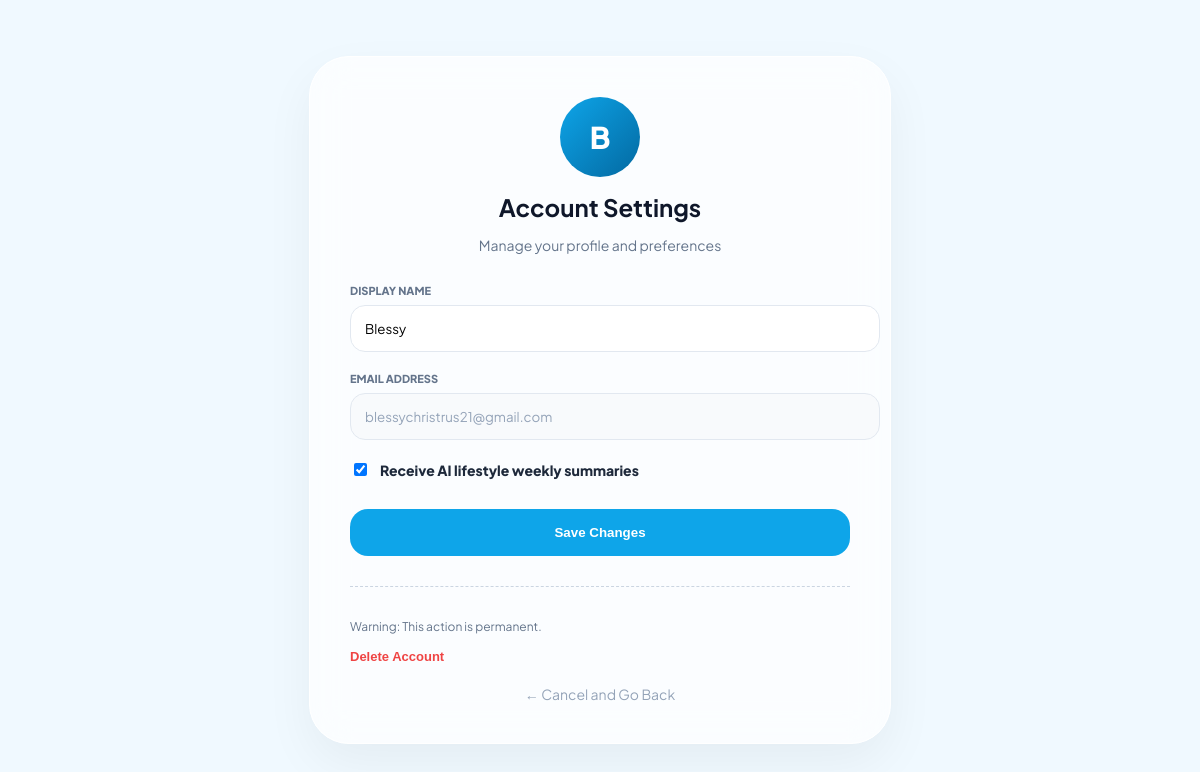
The app's page /settings (signed in) with its own data.
### tables this page shows
CREATE TABLE users (
id INTEGER PRIMARY KEY AUTOINCREMENT,
username TEXT NOT NULL,
email TEXT UNIQUE NOT NULL,
password TEXT NOT NULL
);

### app.py (the view)
@app.route("/settings", methods=["GET", "POST"])
def settings():
    if 'user_email' not in session:
        return redirect("/login")
    conn = sqlite3.connect("database/users.db")
    cursor = conn.cursor()
    if request.method == "POST":
        new_name = request.form.get("username")
        cursor.execute("UPDATE users SET username = ? WHERE email = ?", (new_name, session['user_email']))
        conn.commit()
        session['user'] = new_name
        return redirect("/dashboard")
    cursor.execute("SELECT username, email FROM users WHERE email = ?", (session['user_email'],))
    user_data = cursor.fetchone()
    conn.close()
    return render_template("settings.html", user=user_data)

### templates/settings.html (shortened to what this page needs)
<!DOCTYPE html>
<html lang="en">
<head>
</head>
<body>
<div class="settings-card">
    <div class="profile-header">
        <div class="avatar">{{ user[0][0] }}</div>
        <h2 style="margin: 0; color: #0f172a;">Account Settings</h2>
        <p style="color: #64748b; font-size: 14px;">Manage your profile and preferences</p>
    </div>
    <form method="POST">
        <label>Display Name</label>
        <input type="text" name="username" value="{{ user[0] }}" required>
        <label>Email Address</label>
        <input type="email" value="{{ user[1] }}" disabled style="background: #f8fafc; color: #94a3b8; cursor: not-allowed;">
        <div style="display: flex; align-items: center; gap: 10px; margin-bottom: 30px;">
            <input type="checkbox" id="notif" checked>
            <label for="notif" style="margin: 0; text-transform: none; font-size: 14px; color: #1e293b;">Receive AI lifestyle weekly summaries</label>
        </div>
        <button type="submit" class="save-btn">Save Changes</button>
    </form>
    <div class="danger-zone">
        <p style="font-size: 12px; color: #64748b; margin-bottom: 10px;">Warning: This action is permanent.</p>
        <button class="delete-btn" onclick="confirmDelete()">Delete Account</button>
    </div>
    <a href="/dashboard" class="back-link">← Cancel and Go Back</a>
</div>
</body>
</html>

### templates/settings.html (style rules this page uses)
:root { --sky: #0ea5e9; --red: #ef4444; --glass: rgba(255, 255, 255, 0.7); }
body { font-family: 'Plus Jakarta Sans', sans-serif; background: #f0f9ff; display: flex; justify-content: center; align-items: center; min-height: 100vh; margin: 0; }
.settings-card { width: 100%; max-width: 500px; background: var(--glass); backdrop-filter: blur(20px); padding: 40px; border-radius: 40px; border: 1px solid white; box-shadow: 0 20px 50px rgba(0,0,0,0.05); }
.profile-header { text-align: center; margin-bottom: 30px; }
.avatar { width: 80px; height: 80px; background: linear-gradient(135deg, #0ea5e9, #0369a1); border-radius: 50%; margin: 0 auto 15px; display: flex; align-items: center; justify-content: center; color: white; font-size: 30px; font-weight: 800; }
label { display: block; font-weight: 800; font-size: 11px; color: #64748b; text-transform: uppercase; margin-bottom: 8px; }
input[type="text"], input[type="email"] { width: 100%; padding: 14px; border-radius: 15px; border: 1px solid #e2e8f0; background: white; margin-bottom: 20px; font-family: inherit; }
.save-btn { width: 100%; padding: 16px; background: var(--sky); color: white; border: none; border-radius: 18px; font-weight: 700; cursor: pointer; transition: 0.3s; }
.danger-zone { margin-top: 30px; padding-top: 20px; border-top: 1px dashed #cbd5e1; }
.delete-btn { background: none; border: none; color: var(--red); font-weight: 700; cursor: pointer; font-size: 13px; padding: 0; }
.back-link { display: block; text-align: center; margin-top: 20px; text-decoration: none; color: #94a3b8; font-size: 14px; }

### records on screen
users: username "B", username "Blessy", email "blessychristrus21@gmail.com"
